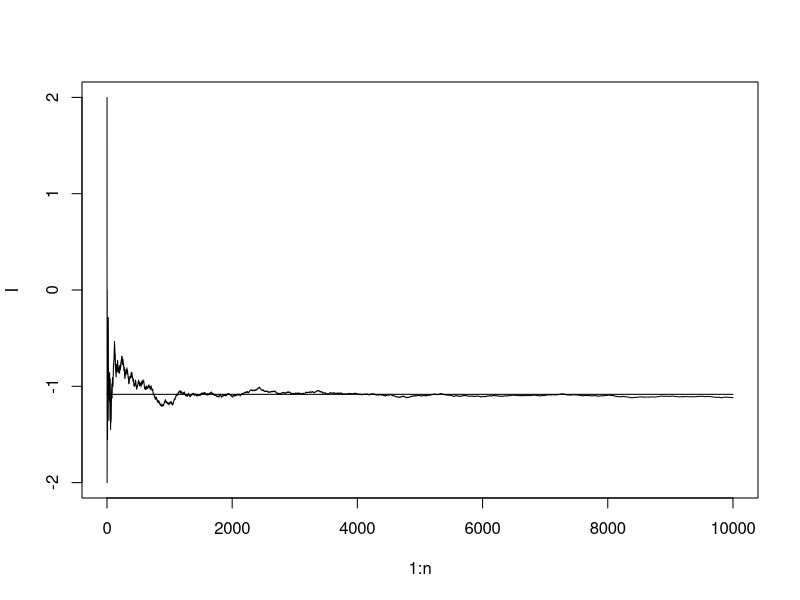

This figure's R source:
##########################################
##                                      ##
##    MORE  MONTE  CARLO  INTEGRATION   ##
##                                      ##
##########################################

# Here we cover two simulation-based approaches
# to integration (1) Hit-and-miss; and the 
# (2) Improved Monte Carlo Integration method.

# Moving into two dimensions (negative numbers
# for y), must subtract area under curve for
# negative values of y.

## HIT-AND-MISS METHOD (SEE SLIDES)

# But we want I which = |A| + c(b - a)
# So if we can estimate |A| then we can
# estimate I.

# To estimate |A| imagine throwing
# darts randomly (and uniformly).
# On average the proportion that land under
# the curve will be given by the area of A
# A is the shaded area under curve.

# Then assume both X and Y are uniform.
# Have interval a, b along x, assume have y
# interval f(x) = c, d within x = a, b

# program spuRs/resources/scripts/hit_miss.r
hit_miss <- function(ftn, a, b, f.min, 
                     f.max, n) {
  # Monte-Carlo integration using the 
  # hit and miss method
  # ftn is a function of one variable x.
  # [a, b] is the range of integration
  # f.min and f.max are y bounds on 
  # ftn over the range [a, b]
  # that is f.min <= ftn(x) <= f.max 
  # for all x in [a, b]
  # n is the number of samples used 
  # in the estimation
  # that is the number of calls made 
  # to the function ftn
  Z.sum <- 0
  for (i in 1:n) {
    # Get Uniform for X
    X <- runif(1, a, b)
    # Get Uniform for Y
    Y <- runif(1, f.min, f.max)
    # How many time is ftn(x)
    # greater than or equal to Y?
    Z <- (ftn(X) >= Y)
    Z.sum <- Z.sum + Z
    # cat("X =", X, "Y =", Y, "Z =", Z, 
    # "Z.sum =", Z.sum, "\n")
  }
  # Compute the 2-dimensional integral
  I <- (b-a)*f.min+(Z.sum/n)*(b-a)*(f.max-f.min)
  # return it
  return(I)
}

# Use a specific quadratic function to estimate
# over interval 0 to 1. We know the integral is 
# is -1.0833
f <- function(x) x^3 - 7*x^2 + 1

hit_miss(f, 0, 1, -6, 2, 10)

hit_miss(f, 0, 1, -6, 2, 100)

hit_miss(f, 0, 1, -6, 2, 1000)

hit_miss(f, 0, 1, -6, 2, 10000)

hit_miss(f, 0, 1, -6, 2, 100000)

hit_miss(f, 0, 1, -6, 2, 1000000)

# We see that the number of repetitions must be
# very large just to get it right to two
# decimal places

## Vectorized version

hit_miss2 <- function(ftn, a, b, c, d, n) {
  # Monte-Carlo integration using the 
  # hit & miss method
  # vectorized version
  X <- runif(n, a, b)
  Y <- runif(n, c, d)
  # vectorized with sapply
  Z <- (Y <= sapply(X, ftn))
  # vectorized with cumsum()
  I <- (b - a)*c + (cumsum(Z)/(1:n))*(b - a)*(d - c)
  # have added a line to plot the
  # successive approximations to the integral
  plot(1:n, I, type = "l")
  return(I[n])
}

hit_miss2(f, 0, 1, -6, 2, 10000)
# this straight line is the value of I
lines(c(1, 10000), c(-13/12, -13/12))

## (IMPROVED) MONTE-CARLO INTEGRATION

# Hit-and-Miss converges very slowly. This is
# the technique people usually refer to as
# "Monte-Carlo Integration".

# When we say one Monte-Carlo technique is
# 'better', we mean that, using the same number
# of function calls, it has a smaller variance.

# SInce the estimates that we are making are based
# on random samples, they are themselves random
# samples.

# We consider the same integral I over interval
# a, b for f(x)dx.

mc.integral <- function(ftn, a, b, n) {
  # Monte-Carlo integral of ftn over [a, b] 
  # using a sample of size n
  u <- runif(n, a, b)
  x <- sapply(u, ftn)
  return(mean(x)*(b-a))
}

mc.integral(f, 0, 1, 100)
mc.integral(f, 0, 1, 1000)
mc.integral(f, 0, 1, 10000)
mc.integral(f, 0, 1, 100000)
mc.integral(f, 0, 1, 1000000)